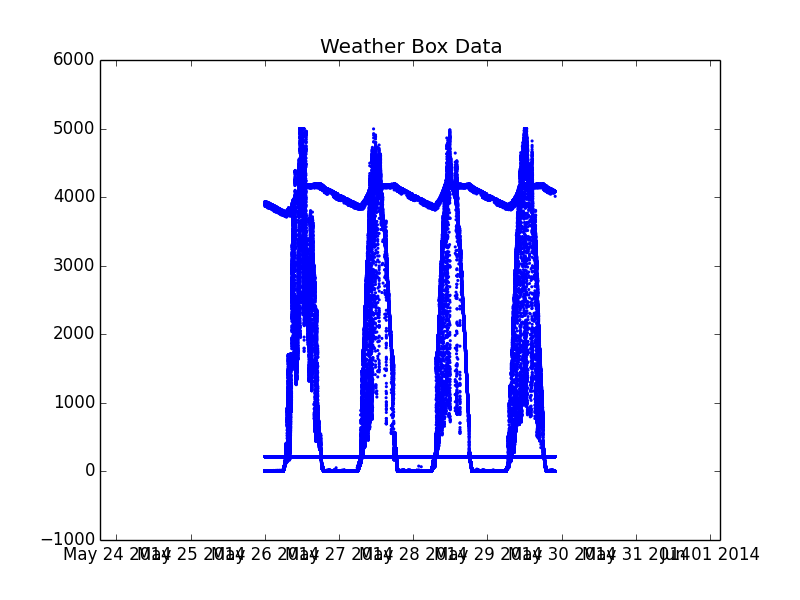

Write Python code to recreate this figure.
##########Import proper Libraries##########
import csv
import numpy
import operator
import datetime
import itertools
import matplotlib.pyplot as plt

##########Functions##########

#Convert Data String  -> Float
def convert_to_float(row, field):

	#Check if there is data
	if(row[field] == ''):

		#No data = nan
		row[field] = float('nan')
		return row[field]

	else:
	
		#Convert value and return
		row[field] = float(row[field])
		return row[field]

#Pull out the non-date data
def get_data(data, field):

	#Establish a Variable
	value = []

	#Loop through the data
	for row in data:
		
		#Store the seeked data
		value.append(convert_to_float(row, field))
	
	#Return the desired data
	return value

#Convert the date String -> Datetime
def convert_date(data):
	
	#Establish a Variable
	t = []
	field = "db_time"

	#Loop through the data
	for row in data:	

		#Store the date
		t.append(datetime.datetime.strptime(row[field]+"00", "%Y-%m-%d %H:%M:%S.%f%z"))

	#Return
	return t

#Find the index of data
def find_index(InputDate, ConvertedSet):

	#Establish a variable
	index = 0

	#Begin looping
	for row in ConvertedSet:
		
		#Check for a match
		if(InputDate.year == row.year):
			if(InputDate.month == row.month):
				if(InputDate.day == row.day):
					if(InputDate.hour == row.hour):
						if(InputDate.minute == row.minute):
							if(InputDate.second == row.second):
								return index
							else:
								index += 1
						else:
							index += 1
					else:
						index += 1
				else:
					index += 1
			else:
				index += 1
		else:
			index += 1

#Gather the chosen data in the range
def gather_chosen(ChosenData, BeginIndex, EndIndex):
	
	#Establish a storing variable
	chosen = []

	#Esablish a while Loop
	while(BeginIndex >= EndIndex):
	
		#Begin gathering
		chosen.append(ChosenData[BeginIndex])

		#Decrement
		BeginIndex -= 1

	#Return the data
	return chosen

#Gather the Dates for plotting
def gather_dates(ConvertedTime, BeginIndex, EndIndex):
	
	#Establish variables
	range = []
	
	#Establish while loop
	while(BeginIndex >= EndIndex):
		
		#Gather the dates
		range.append(ConvertedTime[BeginIndex])

		#Decrement
		BeginIndex -= 1
	
	#Return the dates
	return range

########## Main ##########

#Establish variables
ChosenData = []
ConvertedTime = []
x = []  #Plot storage for Dates
y = []  #Plot storage for Data
PlotMore = True
color = 'b'

#Establish color cycle
colors = itertools.cycle(['r', 'g', 'y', 'c', 'm', 'k', 'b'])

#Open Data File
datafile = open('215_data.csv', 'r')

#Gather the Data
dataorganized = csv.DictReader(datafile)

#Ask for input
field = input('Enter data field: ')
BeginDateIn = input('Enter beginning date and time(Y-m-d H:M:S.mS-GMT): ')
EndDateIn = input('Enter end date and time(Y-m-d H:M:S.mS-GMT): ')
print('Please wait...')

#Convert input dates
BeginDate = datetime.datetime.strptime(BeginDateIn + "00", "%Y-%m-%d %H:%M:%S.%f%z")
EndDate = datetime.datetime.strptime(EndDateIn + "00", "%Y-%m-%d %H:%M:%S.%f%z")

#Convert time
ConvertedTime = convert_date(dataorganized)

#Find Index for time
BeginIndex = find_index(BeginDate, ConvertedTime)
EndIndex = find_index(EndDate, ConvertedTime)

#Obtain the dates for plotting
x = gather_dates(ConvertedTime, BeginIndex, EndIndex)

while(PlotMore):

	#Get chosen data
	dataorganized = csv.DictReader(datafile)
	datafile.seek(0) #Reset iterator
	ChosenData = get_data(dataorganized, field)

	#Obtain the chosen data in the specified range
	y = gather_chosen(ChosenData, BeginIndex, EndIndex)

	#Plot the data
	plt.scatter(x, y, c = color, marker='.', edgecolors='none')
	plt.title('Weather Box Data')

	#Plot More?
	response = input('Would you like to plot more data (Y or N)?: ')

	#Check response
	if(response == "Y" or response == "y" or response == "Yes"):

		#Ask for data field
		field = input('Enter data field: ')
		PlotMore = True
		color = next(colors)

	elif(response == "N" or response == "n" or response == "No"):

		#End the loop
		PlotMore = False

	else:
		
		#Error
		print('Invalid Response')

#Save plot as .png
plt.savefig('Data_Plot.png')

#Display plot
plt.show()

#Close file
datafile.close()
